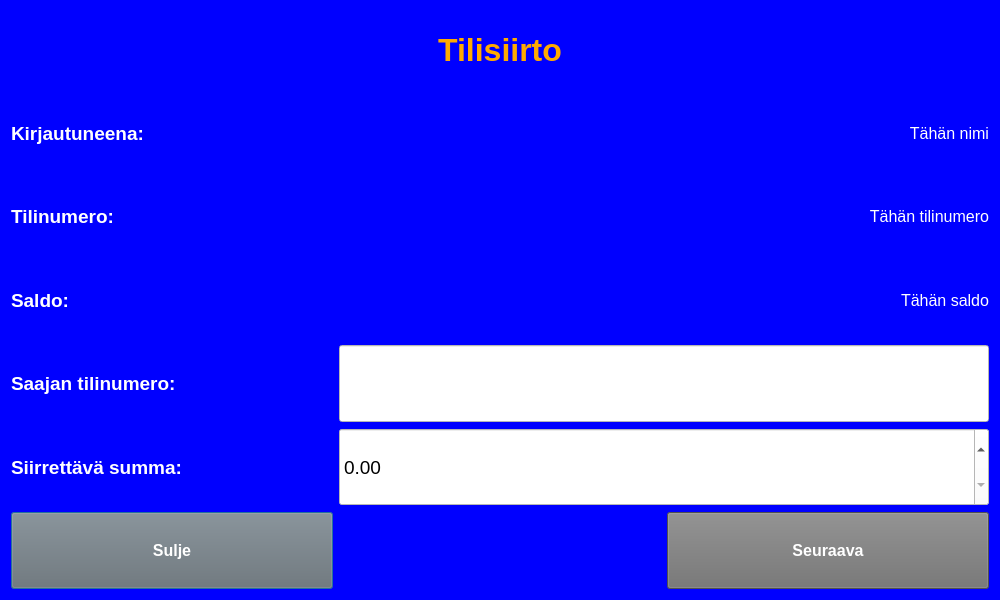
<?xml version="1.0" encoding="UTF-8"?>
<ui version="4.0">
 <class>transferDialog</class>
 <widget class="QDialog" name="transferDialog">
  <property name="geometry">
   <rect>
    <x>0</x>
    <y>0</y>
    <width>1000</width>
    <height>600</height>
   </rect>
  </property>
  <property name="windowTitle">
   <string>Dialog</string>
  </property>
  <property name="styleSheet">
   <string notr="true">background-color: rgb(0, 0, 255);
color: rgb(255, 255, 255);</string>
  </property>
  <layout class="QVBoxLayout" name="verticalLayout">
   <item>
    <layout class="QGridLayout" name="gridLayout">
     <item row="4" column="0">
      <widget class="QLabel" name="headerLabel5">
       <property name="font">
        <font>
         <pointsize>14</pointsize>
         <weight>75</weight>
         <bold>true</bold>
        </font>
       </property>
       <property name="text">
        <string>Saajan tilinumero:</string>
       </property>
      </widget>
     </item>
     <item row="5" column="0">
      <widget class="QLabel" name="headerLabel6">
       <property name="font">
        <font>
         <pointsize>14</pointsize>
         <weight>75</weight>
         <bold>true</bold>
        </font>
       </property>
       <property name="text">
        <string>Siirrettävä summa:</string>
       </property>
      </widget>
     </item>
     <item row="0" column="0" colspan="3">
      <widget class="QLabel" name="headerLabel">
       <property name="font">
        <font>
         <pointsize>24</pointsize>
         <weight>75</weight>
         <bold>true</bold>
        </font>
       </property>
       <property name="styleSheet">
        <string notr="true">color: rgb(255, 170, 0);</string>
       </property>
       <property name="text">
        <string>Tilisiirto</string>
       </property>
       <property name="alignment">
        <set>Qt::AlignCenter</set>
       </property>
      </widget>
     </item>
     <item row="7" column="0">
      <widget class="QPushButton" name="closeButton">
       <property name="sizePolicy">
        <sizepolicy hsizetype="Preferred" vsizetype="Preferred">
         <horstretch>0</horstretch>
         <verstretch>0</verstretch>
        </sizepolicy>
       </property>
       <property name="font">
        <font>
         <pointsize>12</pointsize>
         <weight>75</weight>
         <bold>true</bold>
        </font>
       </property>
       <property name="styleSheet">
        <string notr="true">background-color: rgb(112, 112, 112);
color: rgb(255, 255, 255);</string>
       </property>
       <property name="text">
        <string>Sulje</string>
       </property>
      </widget>
     </item>
     <item row="4" column="1" colspan="2">
      <widget class="QLineEdit" name="accountLineEdit">
       <property name="sizePolicy">
        <sizepolicy hsizetype="Preferred" vsizetype="Preferred">
         <horstretch>0</horstretch>
         <verstretch>0</verstretch>
        </sizepolicy>
       </property>
       <property name="font">
        <font>
         <pointsize>14</pointsize>
        </font>
       </property>
       <property name="styleSheet">
        <string notr="true">background-color: rgb(255, 255, 255);
color: rgb(0, 0, 0);</string>
       </property>
      </widget>
     </item>
     <item row="7" column="2">
      <widget class="QPushButton" name="nextButton">
       <property name="sizePolicy">
        <sizepolicy hsizetype="Preferred" vsizetype="Preferred">
         <horstretch>0</horstretch>
         <verstretch>0</verstretch>
        </sizepolicy>
       </property>
       <property name="font">
        <font>
         <pointsize>12</pointsize>
         <weight>75</weight>
         <bold>true</bold>
        </font>
       </property>
       <property name="styleSheet">
        <string notr="true">background-color: rgb(112, 112, 112);
color: rgb(255, 255, 255);</string>
       </property>
       <property name="text">
        <string>Seuraava</string>
       </property>
      </widget>
     </item>
     <item row="3" column="0">
      <widget class="QLabel" name="headerLabel4">
       <property name="font">
        <font>
         <pointsize>14</pointsize>
         <weight>75</weight>
         <bold>true</bold>
        </font>
       </property>
       <property name="text">
        <string>Saldo:</string>
       </property>
      </widget>
     </item>
     <item row="3" column="1" colspan="2">
      <widget class="QLabel" name="balanceLabel">
       <property name="font">
        <font>
         <pointsize>12</pointsize>
        </font>
       </property>
       <property name="text">
        <string>Tähän saldo</string>
       </property>
       <property name="alignment">
        <set>Qt::AlignRight|Qt::AlignTrailing|Qt::AlignVCenter</set>
       </property>
      </widget>
     </item>
     <item row="2" column="0">
      <widget class="QLabel" name="headerLabel3">
       <property name="font">
        <font>
         <pointsize>14</pointsize>
         <weight>75</weight>
         <bold>true</bold>
        </font>
       </property>
       <property name="text">
        <string>Tilinumero:</string>
       </property>
      </widget>
     </item>
     <item row="2" column="1" colspan="2">
      <widget class="QLabel" name="accountLabel">
       <property name="font">
        <font>
         <pointsize>12</pointsize>
        </font>
       </property>
       <property name="text">
        <string>Tähän tilinumero</string>
       </property>
       <property name="alignment">
        <set>Qt::AlignRight|Qt::AlignTrailing|Qt::AlignVCenter</set>
       </property>
      </widget>
     </item>
     <item row="5" column="1" colspan="2">
      <widget class="QDoubleSpinBox" name="amountSpinBox">
       <property name="sizePolicy">
        <sizepolicy hsizetype="Preferred" vsizetype="Preferred">
         <horstretch>0</horstretch>
         <verstretch>0</verstretch>
        </sizepolicy>
       </property>
       <property name="font">
        <font>
         <pointsize>14</pointsize>
        </font>
       </property>
       <property name="styleSheet">
        <string notr="true">background-color: rgb(255, 255, 255);
color: rgb(0, 0, 0);</string>
       </property>
       <property name="maximum">
        <double>99999999999999.984375000000000</double>
       </property>
       <property name="singleStep">
        <double>1.000000000000000</double>
       </property>
      </widget>
     </item>
     <item row="1" column="0">
      <widget class="QLabel" name="headerLabel2">
       <property name="font">
        <font>
         <pointsize>14</pointsize>
         <weight>75</weight>
         <bold>true</bold>
        </font>
       </property>
       <property name="text">
        <string>Kirjautuneena:</string>
       </property>
       <property name="alignment">
        <set>Qt::AlignLeading|Qt::AlignLeft|Qt::AlignVCenter</set>
       </property>
      </widget>
     </item>
     <item row="1" column="1" colspan="2">
      <widget class="QLabel" name="nameLabel">
       <property name="font">
        <font>
         <pointsize>12</pointsize>
        </font>
       </property>
       <property name="text">
        <string>Tähän nimi</string>
       </property>
       <property name="alignment">
        <set>Qt::AlignRight|Qt::AlignTrailing|Qt::AlignVCenter</set>
       </property>
      </widget>
     </item>
    </layout>
   </item>
  </layout>
 </widget>
 <resources/>
 <connections/>
</ui>
